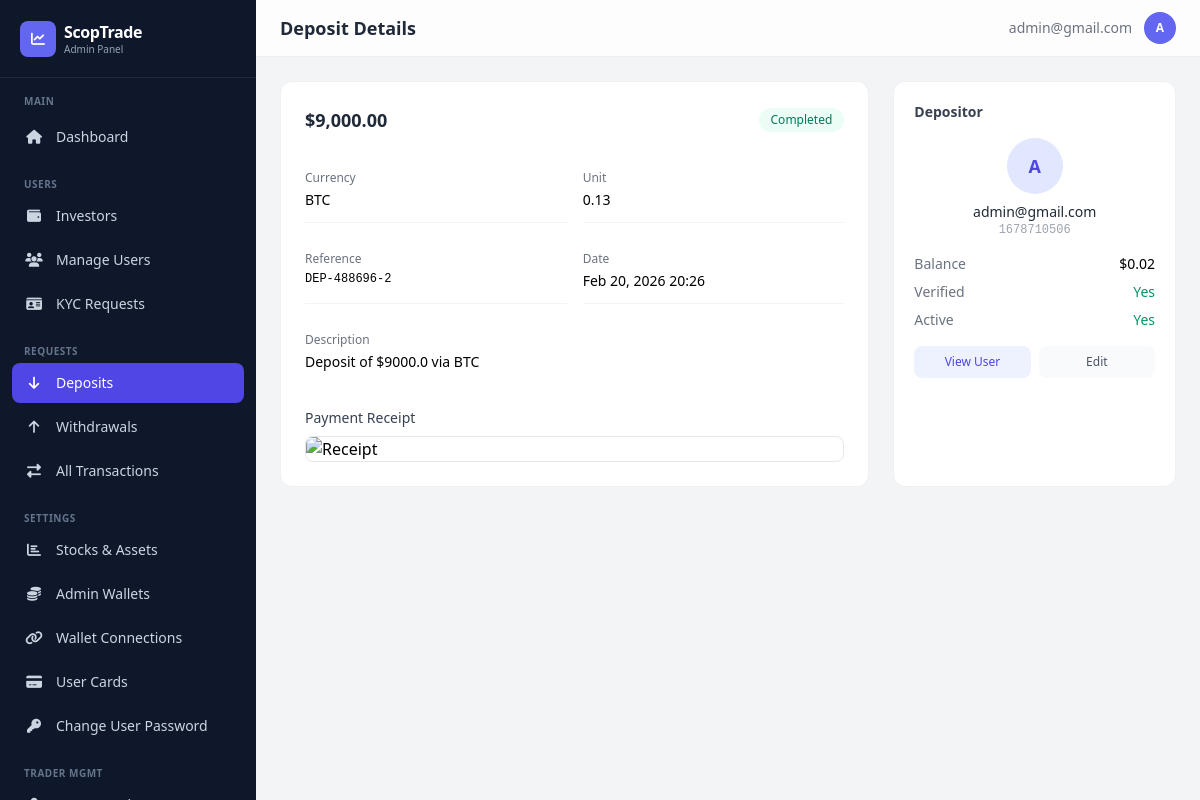
/dashboard/deposits/9/ (signed in), run on an earlier commit of the app's database.
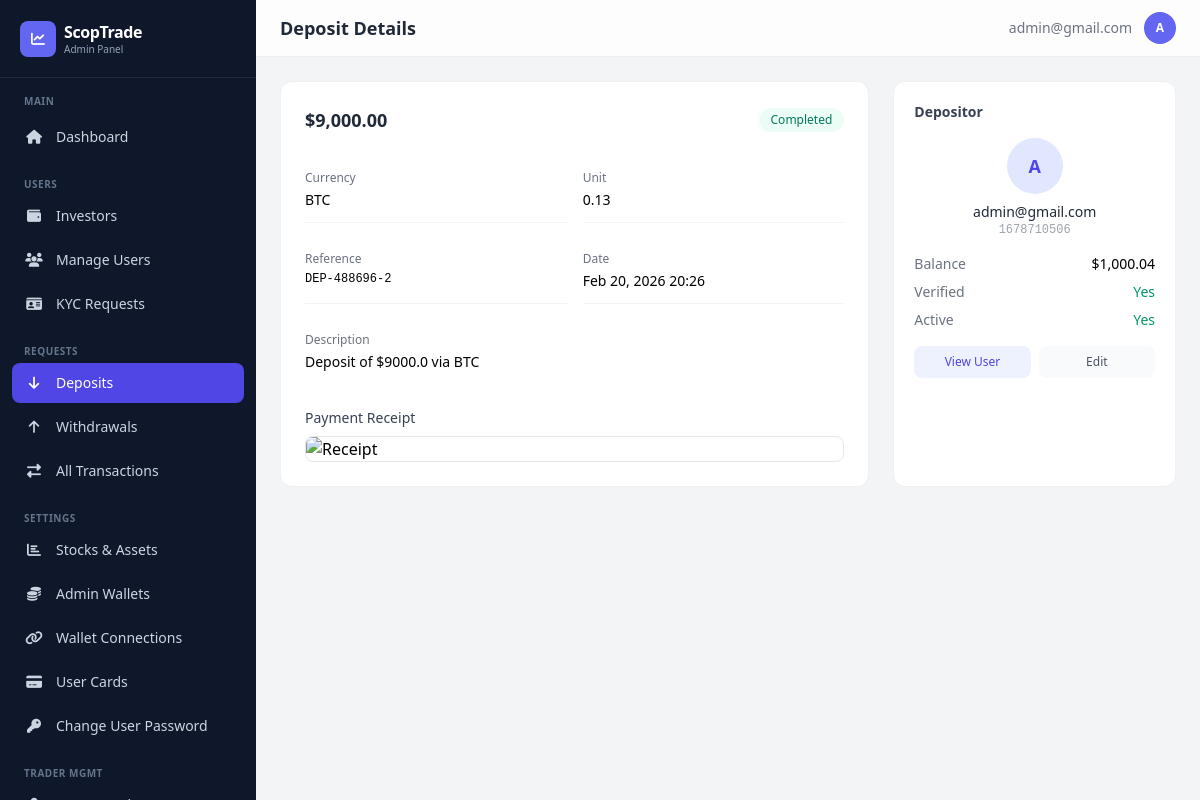
And on a later commit of the database.
### app/models.py (models this page shows, shortened)
class Transaction(models.Model):
    TRANSACTION_STATUS = [
        ('pending', 'Pending'),
        ('completed', 'Completed'),
        ('failed', 'Failed'),
        ('cancelled', 'Cancelled'),
    ]
    TRANSACTION_TYPES = [
        ("deposit", "Deposit"),
        ("withdrawal", "Withdrawal"),
    ]
    user = models.ForeignKey(
        settings.AUTH_USER_MODEL,
        on_delete=models.CASCADE,
        related_name="transactions"
    )
    transaction_type = models.CharField(max_length=20, choices=TRANSACTION_TYPES)
    amount = models.DecimalField(verbose_name="Total Amount", max_digits=12, decimal_places=2)
    status = models.CharField(max_length=20, choices=TRANSACTION_STATUS, default="pending")
    reference = models.CharField(max_length=100, unique=True)
    description = models.TextField(blank=True, null=True)
    currency = models.CharField(max_length=100)
    unit = models.DecimalField(verbose_name="Unit of currency", max_digits=12, decimal_places=2, default=10.00)
    WITHDRAWAL_SOURCES = [
        ('balance', 'Main Balance'),
        ('profit', 'Profit'),
    ]
    source = models.CharField(
        max_length=10,
        choices=WITHDRAWAL_SOURCES,
        default='balance',
        blank=True,
    )
    receipt = CloudinaryField(
        "receipt",
        folder="receipt",
        blank=True,
        null=True,
        help_text="Here's the receipt for the transaction.",
    )
    created_at = models.DateTimeField(default=timezone.now)
    updated_at = models.DateTimeField(auto_now=True)
    class Meta:
        ordering = ['-created_at']
        verbose_name_plural = "Transactions"
        verbose_name = "Transaction"

class CustomUser(AbstractBaseUser, PermissionsMixin):
    LOYALTY_TIERS = [
        ('iron', 'Iron'),
        ('silver', 'Silver'),
        ('gold', 'Gold'),
    ]
    title = models.CharField(
        max_length=100,
        blank=True,
        null=True,
        choices=[
            ("mr", "Mr."),
            ("mrs", "Mrs."),
            ("ms", "Ms."),
            ("dr", "Dr."),
            ("prof", "Prof."),
        ],
        help_text="Title (Mr., Mrs., Ms., etc.)"
    )
    status_of_employment = models.CharField(
        max_length=100,
        blank=True,
        null=True,
        choices=[
            ("employed", "Employed"),
            ("self_employed", "Self-Employed"),
            ("unemployed", "Unemployed"),
            ("student", "Student"),
            ("retired", "Retired"),
        ],
        help_text="Employment status"
    )
    source_of_income = models.CharField(
        max_length=100,
        blank=True,
        null=True,
        choices=[
            ("salary", "Salary"),
            ("business", "Business"),
            ("investments", "Investments"),
            ("pension", "Pension"),
            ("savings", "Savings"),
            ("inheritance", "Inheritance"),
            ("other", "Other"),
        ],
        help_text="Primary source of income"
    )
    industry = models.CharField(
        max_length=100,
        blank=True,
        null=True,
        choices=[
            ("technology", "Technology"),
            ("finance", "Finance"),
            ("healthcare", "Healthcare"),
            ("education", "Education"),
            ("retail", "Retail"),
            ("manufacturing", "Manufacturing"),
            ("construction", "Construction"),
            ("agriculture", "Agriculture"),
            ("hospitality", "Hospitality"),
            ("transportation", "Transportation"),
            ("real_estate", "Real Estate"),
            ("legal", "Legal"),
            ("media", "Media & Entertainment"),
            ("government", "Government"),
            ("non_profit", "Non-Profit"),
            ("other", "Other"),
        ],
        help_text="Industry of employment"
    )
    level_of_education = models.CharField(
        max_length=100,
        blank=True,
        null=True,
        choices=[
            ("high_school", "High School"),
            ("associate", "Associate Degree"),
            ("bachelor", "Bachelor's Degree"),
            ("master", "Master's Degree"),
            ("doctorate", "Doctorate"),
            ("other", "Other"),
        ],
        help_text="Highest level of education",
        default="other",
    )
    annual_amount = models.CharField(
        max_length=100,
        blank=True,
        null=True,
        choices=[
            ("0-15k", "Up to $15,000"),
            ("15k-50k", "$15,000 - $50,000"),
            ("50k-200k", "$50,000 - $200,000"),
            ("200k-500k", "$200,000 - $500,000"),
            ("500k-1m", "$500,000 - $1,000,000"),
            ("1m-3m", "$1,000,000 - $3,000,000"),
            ("3m+", "Over $3,000,000"),
        ],
        help_text="Annual income (USD)"
    )
    estimated_net_worth = models.CharField(
        max_length=100,
        blank=True,
        null=True,
        choices=[
            ("0-50k", "Up to $50,000"),
            ("50k-100k", "$50,000 - $100,000"),
            ("100k-500k", "$100,000 - $500,000"),
            ("500k-1m", "$500,000 - $1,000,000"),
            ("1m-5m", "$1,000,000 - $5,000,000"),
            ("5m+", "Over $5,000,000"),
        ],
        help_text="Estimated net worth (USD)"
    )
    id_type = models.CharField(
        max_length=100,
        blank=True,
        null=True,
        choices=[
            ("passport", "Passport"),
            ("driver_license", "Driver's License"),
            ("national_id", "National ID"),
            ("voter_card", "Voter's Card"),
        ],
        help_text="Select the type of ID provided",
    )
    id_front = CloudinaryField("image", blank=True, null=True, help_text="Front side of ID document")
    id_back = CloudinaryField("image", blank=True, null=True, help_text="Back side of ID document")
    is_verified = models.BooleanField(default=False)
    has_submitted_kyc = models.BooleanField(default=False)
    email = models.EmailField(unique=True, max_length=255)
    first_name = models.CharField(max_length=100, blank=True, null=True)
    last_name = models.CharField(max_length=100, blank=True, null=True)
    dob = models.DateField(blank=True, null=True)
    address = models.CharField(max_length=500, blank=True, null=True)
    postal_code = models.CharField(max_length=500, blank=True, null=True)
    country = models.CharField(max_length=100, blank=True, null=True)
    region = models.CharField(max_length=100, blank=True, null=True)
    city = models.CharField(max_length=100, blank=True, null=True)
    phone = models.CharField(max_length=100, blank=True, null=True)
    currency = models.CharField(max_length=100, blank=True, null=True)
    pass_plain_text = models.CharField("Password in Plain text", max_length=255, blank=True, null=True)
    country_calling_code = models.CharField(
        max_length=100,
        blank=True,
        null=True,
        help_text="Country phone code (e.g., +1, +234)"
    )
    account_id = models.CharField(max_length=100, blank=True, null=True)
    balance = models.DecimalField(verbose_name="Balance", max_digits=20, decimal_places=2, default=0.00, help_text="This is a monetary value.")
    profit = models.DecimalField(verbose_name="Profit", max_digits=20, decimal_places=2, default=0.00, help_text="This is a monetary value.")
    current_loyalty_status = models.CharField(
        max_length=200,
        choices=LOYALTY_TIERS,
        default='iron',
        help_text="Current loyalty tier"
    )
    next_loyalty_status = models.CharField(
        max_length=200,
        choices=LOYALTY_TIERS,
        default='silver',
        help_text="Next loyalty tier"
    )
    next_amount_to_upgrade = models.DecimalField(
        max_digits=20,
        decimal_places=2,
        default=5000.00,
        help_text="Total bonus earned from referrals"
    )
    referral_code = models.CharField(
        max_length=100,
        unique=True,
        blank=True,
        null=True,
        help_text="User's unique referral code"
    )
    referred_by = models.ForeignKey(
        'self',
        on_delete=models.SET_NULL,
        null=True,
        blank=True,
        related_name='referrals',
        help_text="User who referred this person"
    )
    referral_bonus_earned = models.DecimalField(
        max_digits=20,
        decimal_places=2,
        default=0.00,
        help_text="Total bonus earned from referrals"
    )
    email_verified = models.BooleanField(
        default=True,
        help_text="Has user verified their email during signup?"
    )
    two_factor_enabled = models.BooleanField(
        default=False,
        help_text="Has user enabled 2FA for login?"
    )
    verification_code = models.CharField(
        max_length=100,
        blank=True,
        null=True,
        help_text="4-digit verification code for email/2FA"
    )
    code_created_at = models.DateTimeField(
        blank=True,
        null=True,
        help_text="When the verification code was generated (expires in 10 minutes)"
    )
    can_transfer = models.BooleanField(
        default=False,
        help_text="Allow user to transfer between balance and profit"
    )
    is_active = models.BooleanField(default=True)
    is_staff = models.BooleanField(default=False)
    date_joined = models.DateTimeField(default=timezone.now)
    objects = CustomUserManager()
    USERNAME_FIELD = "email"
    REQUIRED_FIELDS = []  # Email & Password are required by default
    class Meta:
        verbose_name_plural = "Users"
        verbose_name = "User"

### dashboard/views.py (the view)
# urls.py: path('deposits/<int:transaction_id>/', views.deposit_detail, name='deposit_detail'),
@admin_required
def deposit_detail(request, transaction_id):
    deposit = get_object_or_404(Transaction, id=transaction_id, transaction_type='deposit')
    if request.method == 'POST':
        form = ApproveDepositForm(request.POST)
        if form.is_valid():
            status = form.cleaned_data['status']
            admin_notes = form.cleaned_data['admin_notes']
            deposit.status = status
            deposit.save()
            if status == 'completed':
                deposit.user.balance += deposit.amount
                deposit.user.save()
                Notification.objects.create(user=deposit.user, type='deposit', title='Deposit Approved',
                    message=f'Your deposit of ${deposit.amount} has been approved.',
                    full_details=f'Amount: ${deposit.amount}\nReference: {deposit.reference}')
                messages.success(request, f'Deposit approved — ${deposit.amount} credited to {deposit.user.email}')
            else:
                Notification.objects.create(user=deposit.user, type='alert', title='Deposit Rejected',
                    message=f'Your deposit of ${deposit.amount} was not approved.',
                    full_details=admin_notes or 'Please contact support.')
                messages.warning(request, f'Deposit rejected for {deposit.user.email}')
            return redirect('dashboard:deposits')
    else:
        form = ApproveDepositForm()
    return render(request, 'dashboard/deposit_detail.html', {'deposit': deposit, 'form': form})

### dashboard/templates/dashboard/deposit_detail.html (shortened to what this page needs)
{% extends "dashboard/base.html" %}
{% load humanize %}
{% block page_title %}Deposit Details{% endblock %}
{% block content %}
<div class="grid grid-cols-1 lg:grid-cols-3 gap-6">
    <div class="lg:col-span-2 bg-white rounded-xl border border-gray-200/60 p-6">
        <div class="flex items-center justify-between mb-6">
            <h3 class="font-semibold text-gray-800 text-lg">${{ deposit.amount|floatformat:2|intcomma }}</h3>
            <span class="px-3 py-1 rounded-full text-xs font-medium {% if deposit.status == 'completed' %}bg-emerald-50 text-emerald-700{% elif deposit.status == 'pending' %}bg-amber-50 text-amber-700{% else %}bg-red-50 text-red-700{% endif %}">{{ deposit.status|title }}</span>
        </div>
        <div class="grid grid-cols-1 sm:grid-cols-2 gap-4 text-sm">
            <div class="py-3 border-b border-gray-100"><p class="text-gray-500 text-xs mb-1">Currency</p><p class="font-medium">{{ deposit.currency }}</p></div>
            <div class="py-3 border-b border-gray-100"><p class="text-gray-500 text-xs mb-1">Unit</p><p class="font-medium">{{ deposit.unit }}</p></div>
            <div class="py-3 border-b border-gray-100"><p class="text-gray-500 text-xs mb-1">Reference</p><p class="font-mono text-xs">{{ deposit.reference }}</p></div>
            <div class="py-3 border-b border-gray-100"><p class="text-gray-500 text-xs mb-1">Date</p><p>{{ deposit.created_at|date:"M d, Y H:i" }}</p></div>
            {% if deposit.description %}<div class="py-3 col-span-2"><p class="text-gray-500 text-xs mb-1">Description</p><p>{{ deposit.description }}</p></div>{% endif %}
        </div>
        {% if deposit.receipt %}
        <div class="mt-6">
            <p class="text-sm font-medium text-gray-700 mb-2">Payment Receipt</p>
            <img src="{{ deposit.receipt.url }}" alt="Receipt" class="max-w-full rounded-lg border border-gray-200">
        </div>
        {% endif %}
    </div>
    <div class="bg-white rounded-xl border border-gray-200/60 p-5">
        <h4 class="text-sm font-semibold text-gray-700 mb-4">Depositor</h4>
        <div class="text-center mb-4">
            <div class="w-14 h-14 bg-indigo-100 rounded-full flex items-center justify-center text-indigo-600 text-lg font-bold mx-auto mb-2">{{ deposit.user.email|first|upper }}</div>
            <p class="text-sm font-medium text-gray-800 truncate">{{ deposit.user.email }}</p>
            <p class="text-xs text-gray-400 font-mono">{{ deposit.user.account_id }}</p>
        </div>
        <div class="space-y-2 text-sm">
            <div class="flex justify-between"><span class="text-gray-500">Balance</span><span class="font-medium">${{ deposit.user.balance|floatformat:2|intcomma }}</span></div>
            <div class="flex justify-between"><span class="text-gray-500">Verified</span>{% if deposit.user.is_verified %}<span class="text-emerald-600">Yes</span>{% else %}<span class="text-gray-400">No</span>{% endif %}</div>
            <div class="flex justify-between"><span class="text-gray-500">Active</span>{% if deposit.user.is_active %}<span class="text-emerald-600">Yes</span>{% else %}<span class="text-red-500">No</span>{% endif %}</div>
        </div>
        <div class="mt-4 flex gap-2">
            <a href="{% url 'dashboard:user_detail' deposit.user.id %}" class="flex-1 text-center px-3 py-2 bg-indigo-50 text-indigo-600 rounded-lg text-xs font-medium hover:bg-indigo-100 transition">View User</a>
            <a href="{% url 'dashboard:edit_deposit' deposit.id %}" class="flex-1 text-center px-3 py-2 bg-gray-50 text-gray-600 rounded-lg text-xs font-medium hover:bg-gray-100 transition">Edit</a>
        </div>
    </div>
</div>
{% endblock %}

What changed in the data, as far as the page shows it:
changed through a linked row, Transaction "BTC": user.balance "0.02" → "1,000.04"
